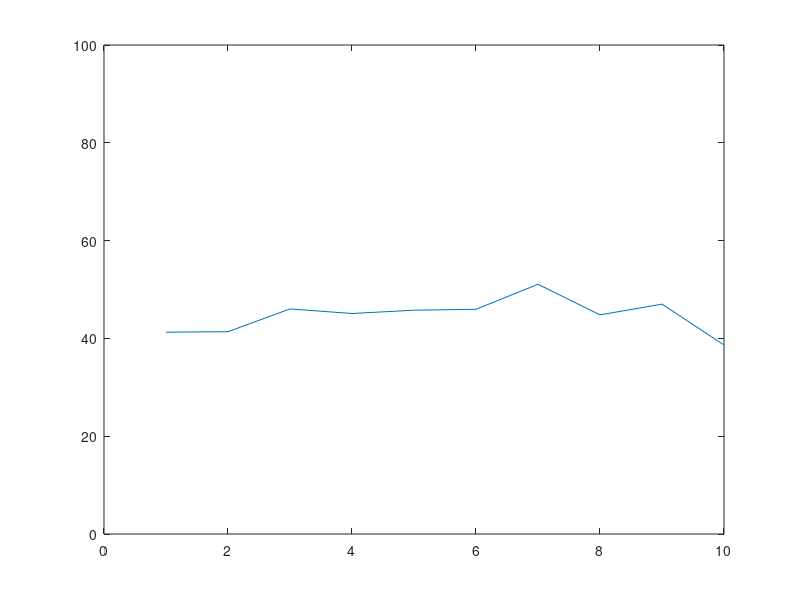

The MATLAB source for this figure:
close all; clear all
Z.Ntrials = 10;

noise = ones(Z.Ntrials);
noise_level = [16];
hazard_rate = 0.125;

m = round(rand(1)*100);
first_three = 0 ;
criterion = 0;

while ~criterion
    m = round(rand(1)*100);
    first_three = 0;
    for nt=1:Z.Ntrials

        bag_location_100(nt) = m + rand * noise_level(noise(nt));
        first_three = first_three + 1;

        if first_three > 15 && rand < hazard_rate 
            m = round(rand(1)*100);
            first_three = 0;
        end

    end
    criterion = ~sum(bag_location_100 > 100) && ~sum(bag_location_100 < 0)
end


figure; plot(bag_location_100);axis([0 Z.Ntrials 0 100]);
save bag_location_100_P.mat bag_location_100
